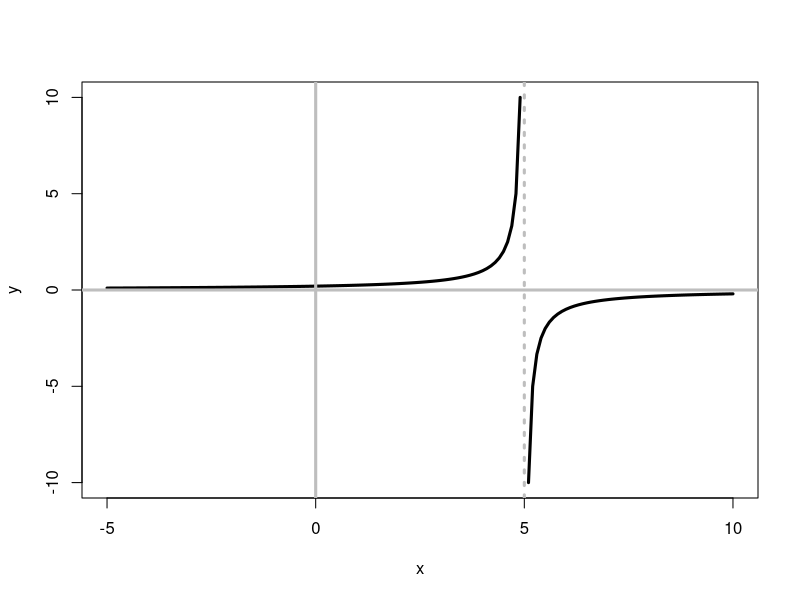

R code for this plot:
x= seq(-5,10,by= 0.1)
y= 1/(5-x)
plot(x,y, type="l", lwd=3)
abline(h=0, lwd=3, col="gray")
abline(v=0, lwd=3, col="gray")
abline(v=5, lwd=3, lty=3, col="gray")

### c ####
nsim <- 10000
set.seed(234829)
xi <- runif(10, 1, 5)
t_MLE = NULL ; t_MOM = NULL
for(i in 1:nsim){
  boot <- sample(xi, 10, replace = T)
  t_MLE[i] <- (5+min(boot))/2
  t_MOM[i] <- mean(boot)
}

T_mle <- (5+min(xi))/2
T_mom <- mean(xi)

CI_mle <- c(quantile(t_MLE,.025), quantile(t_MLE, .975))
CI_mom <- c(quantile(t_MOM,.025),quantile(t_MOM,.975))

